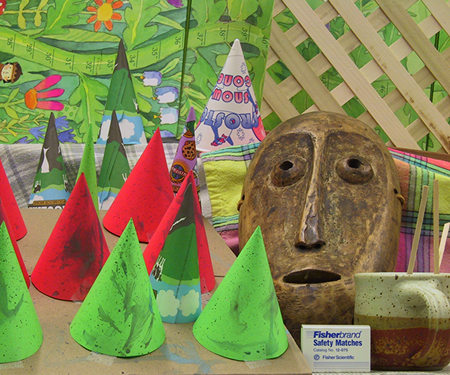
#> input picture Assignment-3/im2.png, 450 x 375 px
$ jupyter execute Epipolar_Geometry.ipynb
#> lines starting #> are read from the running program, lines starting #| are printed output that depends on the picture
[cell 1]
import cv2
import numpy as np
import matplotlib.pyplot as plt

[cell 2]
def drawlines(image1, image2, lines, points1, points2):
    # find the size of the image
    col = image1.shape[1]

    # convert from the image from grayscale
    image1 = cv2.cvtColor(image1, cv2.COLOR_GRAY2BGR)
    image2 = cv2.cvtColor(image2, cv2.COLOR_GRAY2BGR)


    # iterate over each line
    for r, pt1, pt2 in zip(lines, points1, points2):

        # choose a random color
        color = tuple(np.random.randint(0, 255, 3).tolist())
        x0, y0 = map(int, [0, -r[2]/r[1]])
        x1, y1 = map(int, [col, -(r[2]+r[0]*col)/r[1]])

        # draw the lines and points onto the images
        image1 = cv2.line(image1, (x0,y0), (x1,y1), color, 1)
        image1 = cv2.circle(image1, tuple(pt1), 5, color, -1)
        image2 = cv2.circle(image2, tuple(pt2), 5, color, -1)
    return image1, image2

[cell 3]
leftIm = cv2.imread("im2.png", cv2.IMREAD_GRAYSCALE)
#> leftIm: shape (375, 450); min 0, max 235, mean 125
rightIm = cv2.imread("im6.png", cv2.IMREAD_GRAYSCALE)
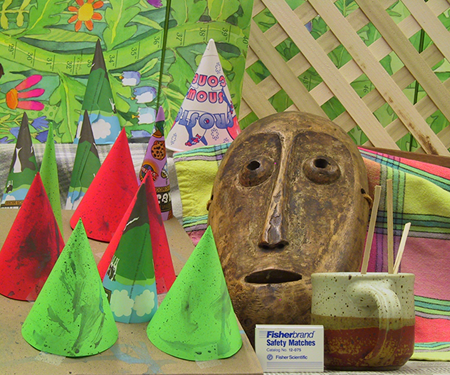
#> input picture Assignment-3/im6.png, 450 x 375 px
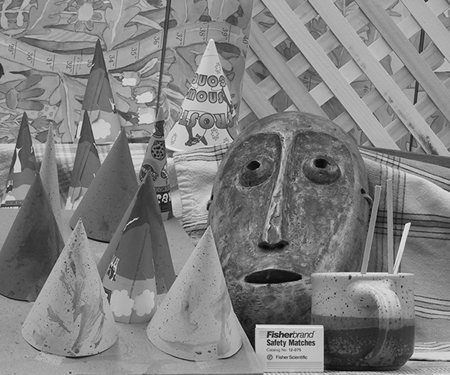
#> rightIm: shape (375, 450); min 0, max 243, mean 128.4

# create the sift object
sift = cv2.xfeatures2d.SIFT_create()

# create the matching object
bfMatcher = cv2.BFMatcher(cv2.NORM_L2)

# find the keypoints and the descriptors for both of the images
keypointsLeft, descriptorsL = sift.detectAndCompute(leftIm, None)
#> keypointsLeft = 1242 keypoints; strongest (x, y, size): (45, 150, 2.3), (396, 277, 2.3), (243, 198, 2.6), (236, 250, 6.6)
keypointsRight, descriptorsR = sift.detectAndCompute(rightIm, None)
#> keypointsRight = 1199 keypoints; strongest (x, y, size): (407, 226, 4.3), (212, 198, 2), (18, 150, 2.1), (350, 277, 2.2)

# match descriptors (find the best two matches for each descriptor)
matches = bfMatcher.knnMatch(descriptorsL, descriptorsR, k=2)
#> matches = 1242 matches

# perform the ratio test to ensure that matches are good - used very low one here to have only a few points (easier to visualize)
goodMatches = []
leftPoints = []
rightPoints = []
for i, (m, n) in enumerate(matches):
    if m.distance < 0.11 * n.distance:
        goodMatches.append(m)
        rightPoints.append(keypointsRight[m.trainIdx].pt)
        leftPoints.append(keypointsLeft[m.queryIdx].pt)
#> after the loop, goodMatches = 51 matches; leftPoints = 51 pairs, first value 40.24 to 378.4, second value 22.02 to 359.9; rightPoints = 51 pairs, first value 22.08 to 345.9, second value 21.83 to 359.8

# find the Fundamental Matrix
leftPoints = np.int32(leftPoints)
#> leftPoints = 51 pairs, first value 40 to 378, second value 22 to 359
rightPoints = np.int32(rightPoints)
#> rightPoints = 51 pairs, first value 22 to 345, second value 21 to 359
F, mask = cv2.findFundamentalMat(leftPoints, rightPoints, cv2.FM_LMEDS)
#> F = [[-9.56e-07, -0.000266, 0.045], [0.000272, -2.03e-05, 3.34e+12], [-0.0457, -3.34e+12, 1]]; mask = 51 values, max 1 at index 0, min 0 at index 2, mean 0.922

# Use only inliers for remaining computations
leftPoints = leftPoints[mask.ravel()==1]
#> leftPoints = 47 pairs, first value 40 to 378, second value 23 to 359
rightPoints = rightPoints[mask.ravel()==1]
#> rightPoints = 47 pairs, first value 22 to 345, second value 23 to 359

# find epilines
# Epilines corresponding to points in the first image is drawn on the
# second image
leftLines = cv2.computeCorrespondEpilines(rightPoints, 2, F)
#> leftLines = 47 rows, first 8: [-1.05e-14, -1, 39], [-7.81e-15, -1, 72], [-1.13e-14, -1, 29], [1.26e-14, -1, 323], [1.26e-14, -1, 323], [1.49e-14, -1, 351], [1.49e-14, -1, 351], [1.44e-14, -1, 345]
leftLines = leftLines.reshape(-1, 3)
# draw lines
leftIm1, rightIm1 = drawlines(leftIm, rightIm, leftLines, leftPoints, rightPoints)
#> the loop in drawlines, `for r, pt1, pt2 in zip(lines, points1, points2):` made 47 passes
#> (r, pt1, pt2, color, y0, y1) on passes 1 to 9: ([-1.05e-14, -1, 39], [40, 39], [22, 39], (172, 47, 117), 39, 38), ([-7.81e-15, -1, 72], [55, 72], [36, 72], (192, 67, 251), 72, 71), ([-1.13e-14, -1, 29], [70, 29], [52, 29], (195, 103, 9), 29, 28), ([1.26e-14, -1, 323], [112, 323], [61, 323], (211, 21, 242), 323, 323), ([1.26e-14, -1, 323], [112, 323], [61, 323], (36, 87, 70), 323, 323), ([1.49e-14, -1, 351], [123, 351], [72, 351], (216, 88, 140), 351, 351), ([1.49e-14, -1, 351], [123, 351], [72, 351], (58, 193, 230), 351, 351), ([1.44e-14, -1, 345], [125, 345], [74, 345], (39, 87, 174), 345, 345), ([1.07e-14, -1, 300], [126, 300], [75, 300], (88, 81, 165), 300, 300)
#> after the loop in drawlines, `for r, pt1, pt2 in zip(lines, points1, points2):`: image1: shape (375, 450, 3); mean B, G, R 123.6, 124.1, 124.2
#> after the loop in drawlines, `for r, pt1, pt2 in zip(lines, points1, points2):`:
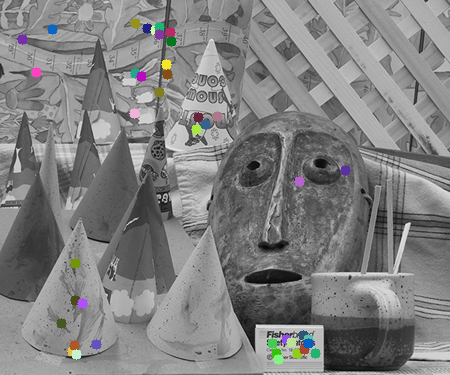
#> image2: shape (375, 450, 3); mean B, G, R 128, 128.1, 128.1

rightLines = cv2.computeCorrespondEpilines(leftPoints, 1, F)
#> rightLines = 47 rows, first 8: [1.03e-14, 1, -39], [7.71e-15, 1, -72], [1.11e-14, 1, -29], [-1.23e-14, 1, -323], [-1.23e-14, 1, -323], [-1.45e-14, 1, -351], [-1.45e-14, 1, -351], [-1.4e-14, 1, -345]
rightLines = rightLines.reshape(-1, 3)
# draw lines
rightIm2, leftIm2 = drawlines(rightIm, leftIm, rightLines, rightPoints, leftPoints)
#> the loop in drawlines (call 2), `for r, pt1, pt2 in zip(lines, points1, points2):` made 47 passes
#> (r, pt1, pt2, color, y0, y1) on passes 1 to 9: ([1.03e-14, 1, -39], [22, 39], [40, 39], (131, 98, 42), 39, 38), ([7.71e-15, 1, -72], [36, 72], [55, 72], (205, 112, 231), 72, 71), ([1.11e-14, 1, -29], [52, 29], [70, 29], (149, 201, 127), 29, 28), ([-1.23e-14, 1, -323], [61, 323], [112, 323], (0, 138, 114), 323, 323), ([-1.23e-14, 1, -323], [61, 323], [112, 323], (43, 186, 127), 323, 323), ([-1.45e-14, 1, -351], [72, 351], [123, 351], (23, 187, 130), 351, 351), ([-1.45e-14, 1, -351], [72, 351], [123, 351], (121, 98, 62), 351, 351), ([-1.4e-14, 1, -345], [74, 345], [125, 345], (163, 222, 123), 345, 345), ([-1.05e-14, 1, -300], [75, 300], [126, 300], (195, 82, 174), 300, 300)
#> after the loop in drawlines (call 2), `for r, pt1, pt2 in zip(lines, points1, points2):`: image1: shape (375, 450, 3); mean B, G, R 126.9, 126.7, 127.3
#> after the loop in drawlines (call 2), `for r, pt1, pt2 in zip(lines, points1, points2):`:
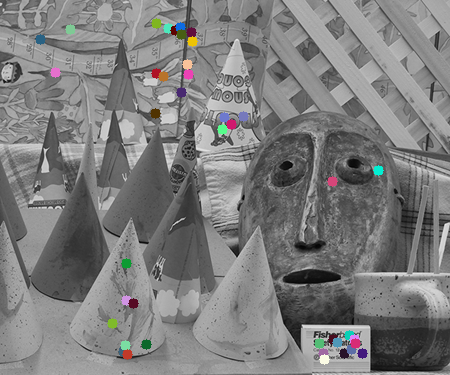
#> image2: shape (375, 450, 3); mean B, G, R 124.7, 124.7, 124.8

# display images
plt.figure(figsize=(15,15))
plt.subplot(121), plt.imshow(leftIm1, cmap="gray")
plt.title("Left Image"), plt.xticks([]), plt.yticks([])
plt.subplot(122), plt.imshow(rightIm1, cmap="gray")
plt.title("Right Image"), plt.xticks([]), plt.yticks([])
plt.figure(figsize=(15,15))
plt.subplot(121), plt.imshow(leftIm2, cmap="gray")
plt.title("Left Image"), plt.xticks([]), plt.yticks([])
plt.subplot(122), plt.imshow(rightIm2, cmap="gray")
plt.title("Right Image"), plt.xticks([]), plt.yticks([])
plt.show()
#> figure, not shown here; B, G, R data is drawn as R, G, B
#> figure, not shown here; B, G, R data is drawn as R, G, B

[cell 4]
# create the sift object
sift = cv2.xfeatures2d.SIFT_create()

# create the matching object
bfMatcher = cv2.BFMatcher(cv2.NORM_L2)

# find the keypoints and the descriptors for both of the images
keypointsLeft, descriptorsL = sift.detectAndCompute(leftIm, None)
keypointsRight, descriptorsR = sift.detectAndCompute(rightIm, None)

# match descriptors (find the best two matches for each descriptor)
matches = bfMatcher.knnMatch(descriptorsL, descriptorsR, k=2)

# get all of the points so we have a lot of options to find an incorrect one
goodMatches = []
leftPoints = []
rightPoints = []
for i, (m, n) in enumerate(matches):
    if m.distance < n.distance:
        goodMatches.append(m)
        rightPoints.append(keypointsRight[m.trainIdx].pt)
        leftPoints.append(keypointsLeft[m.queryIdx].pt)
#> after the loop, goodMatches = 1242 matches; leftPoints = 1242 pairs, first value 2.48 to 447.2, second value 3 to 371.9; rightPoints = 1242 pairs, first value 2.74 to 439.7, second value 4.93 to 371.4

# find the Fundamental Matrix
leftPoints = np.int32(leftPoints)
#> leftPoints = 1242 pairs, first value 2 to 447, second value 3 to 371
rightPoints = np.int32(rightPoints)
#> rightPoints = 1242 pairs, first value 2 to 439, second value 4 to 371
F, mask = cv2.findFundamentalMat(leftPoints, rightPoints, cv2.FM_LMEDS)
#> F = [[-9.75e-22, 8.93e-19, -1.11e-16], [-8.83e-19, 6.3e-20, -0.00772], [1.1e-16, 0.00772, -1.33e-15]]; mask = 1242 values, max 1 at index 4, min 0 at index 0, mean 0.55

# Use only inliers for remaining computations
leftPoints = leftPoints[mask.ravel()==1]
#> leftPoints = 683 pairs, first value 3 to 442, second value 5 to 368
rightPoints = rightPoints[mask.ravel()==1]
#> rightPoints = 683 pairs, first value 2 to 421, second value 5 to 366

# find epilines
# Epilines corresponding to points in the first image is drawn on the
# second image
leftLines = cv2.computeCorrespondEpilines(rightPoints, 2, F)
#> leftLines = 683 rows, first 8: [-1.13e-14, 1, -223], [-4.65e-15, 1, -165], [-2.13e-14, 1, -311], [1.23e-15, 1, -114], [-2.13e-14, 1, -311], [-4.41e-15, 1, -163], [-6.33e-15, 1, -180], [1.3e-14, 1, -11]
leftLines = leftLines.reshape(-1, 3)
# draw lines
leftIm1, rightIm1 = drawlines(leftIm, rightIm, leftLines, leftPoints, rightPoints)
#> the loop in drawlines (call 3), `for r, pt1, pt2 in zip(lines, points1, points2):` made 683 passes
#> (r, pt1, pt2, color, y0, y1) on passes 1 to 3: ([-1.13e-14, 1, -223], [3, 222], [408, 223], (234, 204, 230), 223, 223), ([-4.65e-15, 1, -165], [6, 159], [383, 165], (35, 214, 254), 165, 165), ([-2.13e-14, 1, -311], [10, 306], [352, 311], (189, 197, 215), 311, 311)
#> pass 1, in drawlines (call 3), `image1 = cv2.line(image1, (x0,y0), (x1,y1), color, 1)`:
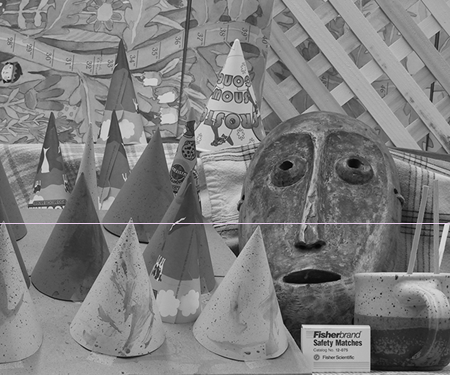
#> image1: shape (375, 450, 3); mean B, G, R 125.3, 125.2, 125.3
#> after the loop in drawlines (call 3), `for r, pt1, pt2 in zip(lines, points1, points2):`:
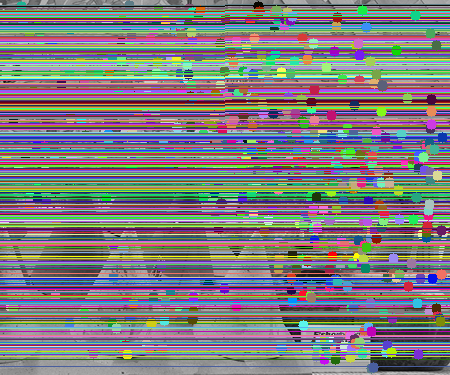
#> image1: shape (375, 450, 3); mean B, G, R 126.1, 123.9, 126.3
#> after the loop in drawlines (call 3), `for r, pt1, pt2 in zip(lines, points1, points2):`:
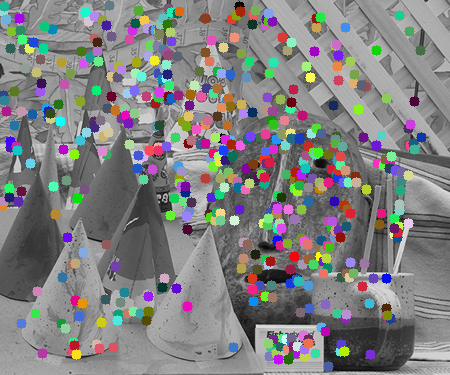
#> image2: shape (375, 450, 3); mean B, G, R 128.8, 128.1, 128.5

rightLines = cv2.computeCorrespondEpilines(leftPoints, 1, F)
rightLines = rightLines.reshape(-1, 3)

# draw the incorrect line (found through trial and error)
leftIm1, rightIm1 = drawlines(leftIm, rightIm, leftLines[166:167], leftPoints[166:167], rightPoints[166:167])
#> the loop in drawlines (call 4), `for r, pt1, pt2 in zip(lines, points1, points2):` made 1 pass
#> (r, pt1, pt2) on pass 1: ([-1.77e-15, 1, -140], [163, 144], [230, 140])
#> pass 1, in drawlines (call 4), `image1 = cv2.line(image1, (x0,y0), (x1,y1), color, 1)`:
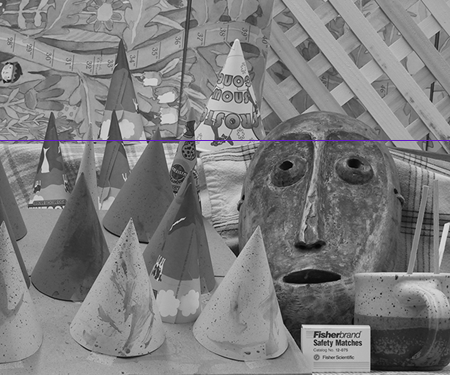
#> image1: shape (375, 450, 3); mean B, G, R 125.2, 124.7, 124.9

#get the right and the left locations of the point
leftWrongPoint = leftPoints[166:167]
rightWrongPoint = rightPoints[166:167]

#create a blank list for size (5x5)
extracted = np.zeros((5,5))

#save into the list a 5x5 block of the right image centered around the right point
extracted = rightIm[230 - 2 : 230 + 3, 140 - 2 : 140 + 3]

#perform template matching on the whole image
res = cv2.matchTemplate(leftIm, extracted, cv2.TM_SQDIFF)
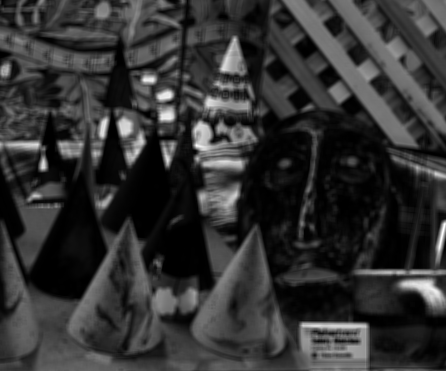
#> res: shape (371, 446) float32; min 41, max 393800, mean 78818.8; drawn with min black and max white

#create an array to hold the template matched values from the line
line = np.zeros((res.shape[0]))
holder = np.zeros((res.shape[0]))

#find the absolute minimum point while also creating the plot
minimum = 10000
minimumLoc = 0

#take only the values on the line from the above created template matching
#also check if at any point the minimum value is equal to another value on the line
for i in range(0,res.shape[0]):
    line[i] = res[i][140]
    if line[i] < minimum:
        minimum = line[i]
        minimumLoc = i
    elif line[i] == minimum:
        print(i)
    holder[i] = i

#plot the values as they occured on the line
print(minimumLoc)
#| 231
plt.figure(figsize=(10,10))
plt.plot(holder, line)
plt.show()
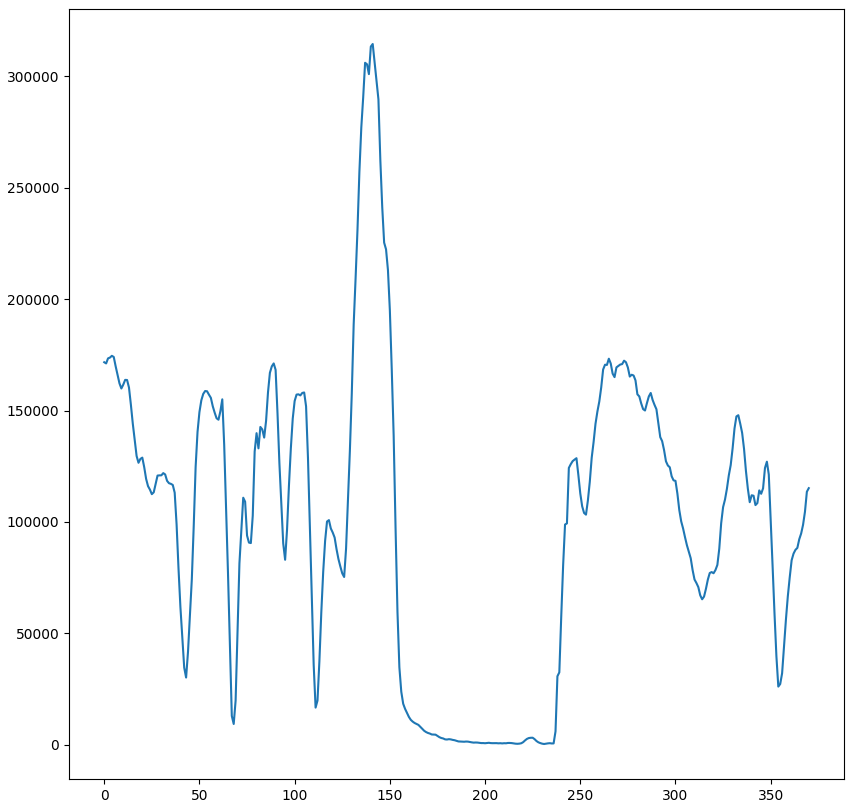
#> figure drawn by matplotlib, 1 panel; curve peaks at x = 141, y = 314426

# display images
plt.figure(figsize=(25,25))
plt.subplot(121), plt.imshow(leftIm1, cmap="gray")
plt.title("Left Image"), plt.xticks([]), plt.yticks([])
plt.subplot(122), plt.imshow(rightIm1, cmap="gray")
plt.title("Right Image"), plt.xticks([]), plt.yticks([])
plt.show()
#> figure, not shown here; B, G, R data is drawn as R, G, B
